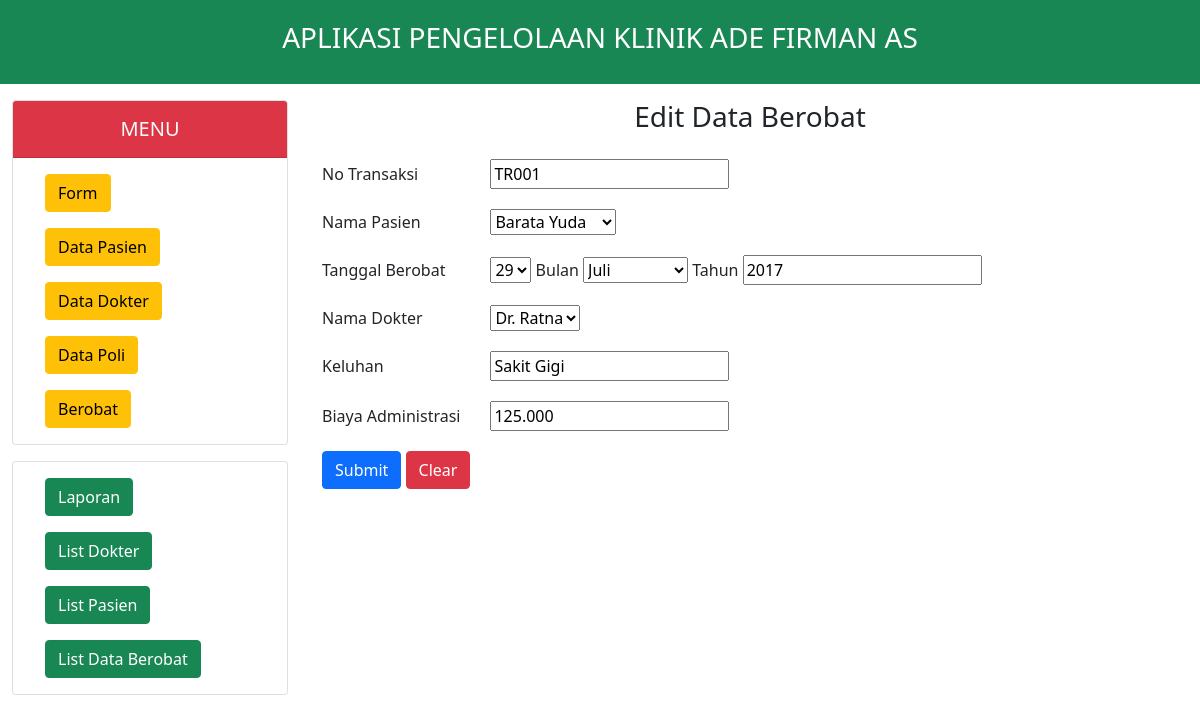
The page /index.php?hal=ubah&no=TR001 on the database its author committed.
### tables this page shows
CREATE TABLE `berobat` (
  `no_transaksi` varchar(5) NOT NULL,
  `pasienklinik_id` varchar(5) NOT NULL,
  `tanggal_berobat` date NOT NULL,
  `dokter_id` varchar(5) NOT NULL,
  `keluhan_pasien` varchar(50) NOT NULL,
  `biaya_adm` varchar(128) NOT NULL
);

### klinik_ubah.php (the view)
<div class="text-center">
    <h3>Edit Data Berobat</h3>
</div>
<?php
$no_trans = $_GET['no'];
$qr_servis = mysqli_query($conn, "SELECT * FROM berobat WHERE no_transaksi = '" . $no_trans . "' ");
while ($rc_servis = mysqli_fetch_array($qr_servis)) {
    $pasienklinik_id = $rc_servis['pasienklinik_id'];
    $tanggal_berobat = $rc_servis['tanggal_berobat'];
    $tgl_srv = explode("-", $tanggal_berobat);
    $dokter_id = $rc_servis['dokter_id'];
    $keluhan_pasien = $rc_servis['keluhan_pasien'];
    $biaya_adm = $rc_servis['biaya_adm'];
}
?>
<div class="mt-3">
    <form action="proses_ubah.php" method="POST">
        <table cellpadding="10px" cellspacing="0">
            <tr>
                <td width="20%">No Transaksi</td>
                <td>
                    <input type="text" name="no_trans" maxlength="5" value="<?= $no_trans ?>">
                </td>
            </tr>
            <tr>
                <td>Nama Pasien</td>
                <td>
                    <?php
                    $qr_pl = mysqli_query($conn, "SELECT * FROM pasien");
                    ?>
                    <select name="pasienklinik_id">
                        <?php
                        while ($rc_pl = mysqli_fetch_array($qr_pl)) {
                            if ($pasienklinik_id == $rc_pl['pasienklinik_id']) {
                                $slc_pl = 'selected';
                            } else {
                                $slc_pl = '';
                            }
                        ?>
                            <option <?= $slc_pl; ?> value="<?= $rc_pl['pasienklinik_id']; ?>">
                                <?= $rc_pl['nama_pasienklinik']; ?>
                            </option>
                        <?php
                        }
                        ?>
                    </select>
                </td>
            </tr>
            <tr>
                <td>Tanggal Berobat</td>
                <td>
                    <select name="tgl">
                        <?php
                        for ($tgl = 1; $tgl <= 31; $tgl++) {
                            if ($tgl_srv[2] == $tgl) {
                                $slc_tgl = 'selected';
                            } else {
                                $slc_tgl = '';
                            }
                        ?>
                            <option <?= $slc_tgl; ?> value="<?= $tgl; ?>"><?= $tgl; ?></option>
                        <?php
                        }
                        ?>
                    </select>
                    Bulan
                    <select name="bln">
                        <?php
                        $s_bln = array("Januari", "Februari", "Maret", "April", "Mei", "Juni", "Juli", "Agustus", "September", "Oktober", "November", "Desember");
                        for ($bln = 1; $bln <= 12; $bln++) {
                            if ($tgl_srv[1] == $bln) {
                                $slc_bln = 'selected';
                            } else {
                                $slc_bln = '';
                            }
                        ?>
                            <option <?= $slc_bln; ?> value="<?= $bln; ?>"><?= $s_bln[$bln - 1]; ?></option>
                        <?php
                        }
                        ?>
                    </select>
                    Tahun
                    <input type="text" name="thn" value="<?= $tgl_srv[0]; ?>" <?= $tgl_srv[0]; ?>>
                </td>
            </tr>
            <tr>
                <td>Nama Dokter</td>
                <td>
                    <?php
                    $qr_tk = mysqli_query($conn, "SELECT * FROM dokter");
                    ?>
                    <select name="dokter_id">
                        <?php
                        while ($rc_tk = mysqli_fetch_array($qr_tk)) {
                            if ($dokter_id == $rc_tk['dokter_id']) {
                                $slc_tk = 'selected';
                            } else {
                                $slc_tk = '';
                            }
                        ?>
                            <option <?= $slc_tk; ?> value="<?= $rc_tk['dokter_id']; ?>">
                                <?= $rc_tk['nama_dokter']; ?>
                            </option>
                        <?php
                        }
                        ?>
                    </select>
                </td>
            </tr>
            <tr>
                <td>Keluhan</td>
                <td><input type="text" name="keluhan_pasien" value="<?= $keluhan_pasien; ?>"></td>
            </tr>
            <tr>
                <td>Biaya Administrasi</td>
                <td><input type="text" name="biaya_adm" value="<?= $biaya_adm; ?>"></td>
            </tr>
            <tr>
                <td><input class="btn btn-primary" type="submit" name="submit" value="Submit"> <input class="btn btn-danger" type="reset" name="reset" value="Clear"></td>
            </tr>
        </table>
    </form>
</div>

### rows shown on the page
berobat: thn "2017", keluhan_pasien "Sakit Gigi", biaya_adm "125.000"

### other values the page prints
form field pasienklinik_id "Barata Yuda"
form field tgl "29"
form field bln "Juli"
form field dokter_id "Dr. Ratna"
